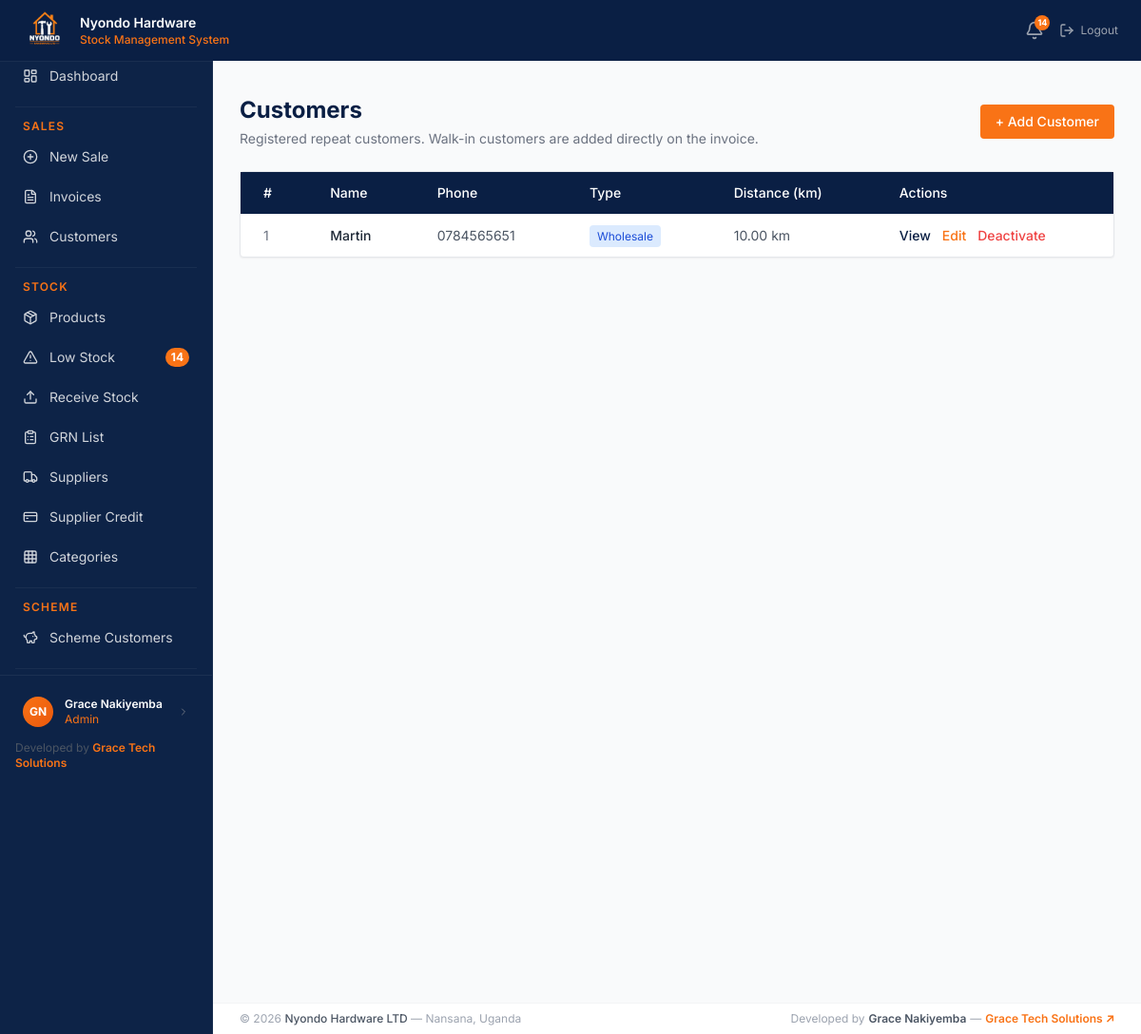
The page /sales/customers/ (signed in) on the database its author committed.
### users/models.py (models this page shows, shortened)
class UserProfile(models.Model):
    ROLE_CHOICES = [
        ('sales_attendant', 'Sales Attendant'),
        ('store_manager',   'Store Manager'),
        ('admin',           'Admin'),
    ]
    user       = models.OneToOneField(User, on_delete=models.CASCADE)
    role       = models.CharField(max_length=20, choices=ROLE_CHOICES, default='sales_attendant')
    phone      = models.CharField(max_length=20)
    avatar     = models.ImageField(upload_to='avatars/', blank=True, null=True)
    is_active  = models.BooleanField(default=True)
    created_at = models.DateTimeField(auto_now_add=True)

### sales/models.py (models this page shows, shortened)
class Customer(models.Model):
    CUSTOMER_TYPE_CHOICES = [
        ('retail',    'Retail'),
        ('wholesale', 'Wholesale'),
        ('walk_in',   'Walk In'),
    ]
    name          = models.CharField(max_length=100)
    phone         = models.CharField(max_length=20)
    customer_type = models.CharField(max_length=20, choices=CUSTOMER_TYPE_CHOICES, default='retail')
    address       = models.TextField(blank=True)
    distance_km   = models.DecimalField(max_digits=6, decimal_places=2, default=0)
    is_active     = models.BooleanField(default=True)
    created_at    = models.DateTimeField(auto_now_add=True)

### users/decorators.py (the view)
    def wrapper(request, *args, **kwargs):
        if not request.user.is_authenticated:
            return redirect('users:login')
        if not hasattr(request.user, 'userprofile'):
            raise PermissionDenied
        if request.user.userprofile.role not in ['sales_attendant', 'store_manager', 'admin']:
            raise PermissionDenied
        return view_func(request, *args, **kwargs)

### sales/views.py (called while the page is built)
@sales_required
def customer_list(request):
    customers = Customer.objects.filter(is_active=True).order_by('name')
    return render(request, 'sales/customer_list.html', {'customers': customers})

### stock/context_processors.py (called while the page is built)
def low_stock_count(request):
    if request.user.is_authenticated:
        try:
            from stock.models import Product
            count = Product.objects.filter(
                is_active=True,
                quantity__lte=F('reorder_level')
            ).count()
            return {'low_stock_count': count}
        except Exception:
            return {'low_stock_count': 0}
    return {'low_stock_count': 0}

### templates/sales/customer_list.html (shortened to what this page needs)
{% extends 'base.html' %}
{% block content %}
<div class="flex items-center justify-between mb-6">
    <div>
        <h1 class="text-2xl font-bold" style="color: #0a1f44;">Customers</h1>
        <p class="text-sm text-gray-500 mt-1">
            Registered repeat customers. Walk-in customers are added directly on the invoice.
        </p>
    </div>
    <a href="{% url 'sales:customer-create' %}"
       class="px-4 py-2 text-sm font-medium text-white rounded transition"
       style="background-color: #f97316;">
        + Add Customer
    </a>
</div>
<div class="bg-white rounded shadow-sm border border-gray-200">
    <table class="w-full text-sm">
        <thead>
            <tr style="background-color: #0a1f44; color: white;">
                <th class="text-left px-6 py-3 font-medium">#</th>
                <th class="text-left px-6 py-3 font-medium">Name</th>
                <th class="text-left px-6 py-3 font-medium">Phone</th>
                <th class="text-left px-6 py-3 font-medium">Type</th>
                <th class="text-left px-6 py-3 font-medium">Distance (km)</th>
                <th class="text-left px-6 py-3 font-medium">Actions</th>
            </tr>
        </thead>
        <tbody>
            {% for customer in customers %}
            <tr class="border-t border-gray-100 hover:bg-gray-50 transition">
                <td class="px-6 py-3 text-gray-500">{{ forloop.counter }}</td>
                <td class="px-6 py-3 font-medium text-gray-800">{{ customer.name }}</td>
                <td class="px-6 py-3 text-gray-600">{{ customer.phone }}</td>
                <td class="px-6 py-3">
                    <span class="text-xs px-2 py-1 rounded
                        {% if customer.customer_type == 'wholesale' %}bg-blue-100 text-blue-700
                        {% elif customer.customer_type == 'retail' %}bg-green-100 text-green-700
                        {% else %}bg-gray-100 text-gray-700{% endif %}">
                        {{ customer.get_customer_type_display }}
                    </span>
                </td>
                <td class="px-6 py-3 text-gray-600">{{ customer.distance_km }} km</td>
                <td class="px-6 py-3">
                    <div class="flex gap-3">
                        <a href="{% url 'sales:customer-detail' customer.pk %}"
                           class="text-sm font-medium hover:underline"
                           style="color: #0a1f44;">View</a>
                        <a href="{% url 'sales:customer-update' customer.pk %}"
                           class="text-sm font-medium hover:underline"
                           style="color: #f97316;">Edit</a>
                        {% if request.user.userprofile.role == 'admin' %}
                        <a href="{% url 'sales:customer-delete' customer.pk %}"
                           class="text-sm font-medium text-red-500 hover:underline">
                            Deactivate
                        </a>
                        {% endif %}
                    </div>
                </td>
            </tr>
            {% empty %}
            <tr>
                <td colspan="6" class="px-6 py-6 text-center text-gray-400">
                    No customers registered yet.
                </td>
            </tr>
            {% endfor %}
        </tbody>
    </table>
</div>
{% endblock %}

### templates/base.html (shortened to what this page needs)
{% load static %}
<!doctype html>
<html lang="en">
  <head>
    <script src="https://cdn.tailwindcss.com"></script>
  </head>
  <body class="bg-gray-50">cd
    <nav
      class="fixed top-0 left-0 right-0 z-50 flex items-center justify-between px-6 py-2"
      style="
        background-color: #0a1f44;
        box-shadow: 0 1px 0 rgba(255, 255, 255, 0.05);
      "
    >
      <div class="flex items-center gap-3">
        <div
          class="w-12 h-12 rounded-lg overflow-hidden flex items-center justify-center"
        >
          <img
            src="{% static 'images/logo.png' %}"
            alt="Logo"
            class="w-full h-full object-cover"
          />
        </div>
        <div class="leading-tight">
          <p class="text-white font-semibold text-sm">Nyondo Hardware</p>
          <p class="text-xs font-medium" style="color: #f97316">
            Stock Management System
          </p>
        </div>
      </div>
      <div class="flex items-center gap-4">
        {% if user.is_authenticated %}
        <a
          href="{% url 'stock:low-stock' %}"
          class="relative text-gray-400 hover:text-white transition"
        >
          <i data-lucide="bell" class="w-5 h-5"></i>
          {% if low_stock_count > 0 %}
          <span
            class="absolute -top-1.5 -right-1.5 w-4 h-4 rounded-full flex items-center justify-center font-bold"
            style="background-color: #f97316; color: white; font-size: 9px"
          >
            {{ low_stock_count }}
          </span>
          {% endif %}
        </a>
        <a
          href="{% url 'users:logout' %}"
          class="flex items-center gap-1.5 text-gray-400 hover:text-red-400 text-sm transition"
        >
          <i data-lucide="log-out" class="w-4 h-4"></i>
          <span class="text-xs">Logout</span>
        </a>
        {% else %}
        <a
          href="{% url 'users:login' %}"
          class="text-gray-300 hover:text-white text-sm transition"
          >Login</a
        >
        {% endif %}
      </div>
    </nav>
    <div class="flex pt-12 min-h-screen">
      <aside
        class="fixed top-12 left-0 bottom-0 w-56 flex flex-col"
        style="
          background-color: #0d2347;
          border-right: 1px solid rgba(255, 255, 255, 0.05);
        "
      >
        <div class="sidebar-wrap px-2 py-3">
          <a
            href="{% url 'dashboard:home' %}"
            class="sidebar-link flex items-center gap-3 px-4 py-2.5 text-gray-300 hover:text-white text-sm rounded-lg mb-0.5"
          >
            <i data-lucide="layout-dashboard" class="w-4 h-4 shrink-0"></i>
            <span>Dashboard</span>
          </a>
          {% if user.is_authenticated %} {% with role=user.userprofile.role %}
          {% if role == 'admin' %}
          <div class="mx-2 my-3 border-t border-white border-opacity-5"></div>
          <p
            class="px-4 pb-1 text-xs font-semibold uppercase tracking-widest"
            style="color: #f97316"
          >
            Sales
          </p>
          <a
            href="{% url 'sales:invoice-create' %}"
            class="sidebar-link flex items-center gap-3 px-4 py-2.5 text-gray-300 hover:text-white text-sm rounded-lg mb-0.5"
          >
            <i data-lucide="plus-circle" class="w-4 h-4 shrink-0"></i
            ><span>New Sale</span>
          </a>
          <a
            href="{% url 'sales:invoice-list' %}"
            class="sidebar-link flex items-center gap-3 px-4 py-2.5 text-gray-300 hover:text-white text-sm rounded-lg mb-0.5"
          >
            <i data-lucide="file-text" class="w-4 h-4 shrink-0"></i
            ><span>Invoices</span>
          </a>
          <a
            href="{% url 'sales:customer-list' %}"
            class="sidebar-link flex items-center gap-3 px-4 py-2.5 text-gray-300 hover:text-white text-sm rounded-lg mb-0.5"
          >
            <i data-lucide="users" class="w-4 h-4 shrink-0"></i
            ><span>Customers</span>
          </a>
          <div class="mx-2 my-3 border-t border-white border-opacity-5"></div>
          <p
            class="px-4 pb-1 text-xs font-semibold uppercase tracking-widest"
            style="color: #f97316"
          >
            Stock
          </p>
          <a
            href="{% url 'stock:product-list' %}"
            class="sidebar-link flex items-center gap-3 px-4 py-2.5 text-gray-300 hover:text-white text-sm rounded-lg mb-0.5"
          >
            <i data-lucide="package" class="w-4 h-4 shrink-0"></i
            ><span>Products</span>
          </a>
          <a
            href="{% url 'stock:low-stock' %}"
            class="sidebar-link flex items-center gap-3 px-4 py-2.5 text-gray-300 hover:text-white text-sm rounded-lg mb-0.5"
          >
            <i data-lucide="alert-triangle" class="w-4 h-4 shrink-0"></i>
            <span>Low Stock</span>
            {% if low_stock_count > 0 %}
            <span
              class="ml-auto text-xs px-1.5 py-0.5 rounded-full font-bold"
              style="background-color: #f97316; color: white"
              >{{ low_stock_count }}</span
            >
            {% endif %}
          </a>
          <a
            href="{% url 'stock:receipt-create' %}"
            class="sidebar-link flex items-center gap-3 px-4 py-2.5 text-gray-300 hover:text-white text-sm rounded-lg mb-0.5"
          >
            <i data-lucide="upload" class="w-4 h-4 shrink-0"></i
            ><span>Receive Stock</span>
          </a>
          <a
            href="{% url 'stock:receipt-list' %}"
            class="sidebar-link flex items-center gap-3 px-4 py-2.5 text-gray-300 hover:text-white text-sm rounded-lg mb-0.5"
          >
            <i data-lucide="clipboard-list" class="w-4 h-4 shrink-0"></i
            ><span>GRN List</span>
          </a>
          <a
            href="{% url 'stock:supplier-list' %}"
            class="sidebar-link flex items-center gap-3 px-4 py-2.5 text-gray-300 hover:text-white text-sm rounded-lg mb-0.5"
          >
            <i data-lucide="truck" class="w-4 h-4 shrink-0"></i
            ><span>Suppliers</span>
          </a>
          <a
            href="{% url 'stock:credit-list' %}"
            class="sidebar-link flex items-center gap-3 px-4 py-2.5 text-gray-300 hover:text-white text-sm rounded-lg mb-0.5"
          >
            <i data-lucide="credit-card" class="w-4 h-4 shrink-0"></i
            ><span>Supplier Credit</span>
          </a>
          <a
            href="{% url 'stock:category-list' %}"
            class="sidebar-link flex items-center gap-3 px-4 py-2.5 text-gray-300 hover:text-white text-sm rounded-lg mb-0.5"
          >
            <i data-lucide="grid" class="w-4 h-4 shrink-0"></i
            ><span>Categories</span>
          </a>
          <div class="mx-2 my-3 border-t border-white border-opacity-5"></div>
          <p
            class="px-4 pb-1 text-xs font-semibold uppercase tracking-widest"
            style="color: #f97316"
          >
            Scheme
          </p>
          <a
            href="{% url 'scheme:customer-list' %}"
            class="sidebar-link flex items-center gap-3 px-4 py-2.5 text-gray-300 hover:text-white text-sm rounded-lg mb-0.5"
          >
            <i data-lucide="piggy-bank" class="w-4 h-4 shrink-0"></i
            ><span>Scheme Customers</span>
          </a>
          <div class="mx-2 my-3 border-t border-white border-opacity-5"></div>
          {% endif %} {% endwith %} {% endif %}
        </div>
        {% if user.is_authenticated %}
        <div
          class="px-3 py-3 border-t shrink-0"
          style="border-color: rgba(255, 255, 255, 0.06)"
        >
          <a
            href="{% url 'users:profile' %}"
            class="flex items-center gap-3 rounded-lg px-3 py-2.5 hover:bg-white hover:bg-opacity-5 transition"
          >
            {% if user.userprofile.avatar %}
            <img
              src="{{ user.userprofile.avatar.url }}"
              class="w-8 h-8 rounded-full object-cover shrink-0 border-2"
              style="border-color: #f97316"
            />
            {% else %}
            <div
              class="w-8 h-8 rounded-full flex items-center justify-center text-xs font-bold shrink-0"
              style="
                background: linear-gradient(135deg, #f97316, #ea580c);
                color: white;
              "
            >
              {{ user.first_name|first|upper }}{{ user.last_name|first|upper }}
            </div>
            {% endif %}
            <div class="min-w-0">
              <p class="text-white text-xs font-semibold truncate">
                {{ user.get_full_name }}
              </p>
              <p class="text-xs truncate" style="color: #f97316">
                {{ user.userprofile.get_role_display }}
              </p>
            </div>
            <i
              data-lucide="chevron-right"
              class="w-3 h-3 text-gray-500 ml-auto shrink-0"
            ></i>
          </a>
          <div class="mt-1 px-1">
            <p class="text-xs text-gray-600">
              Developed by
              <a
                href="https://gracetechsolutions.netlify.app/"
                target="_blank"
                class="font-semibold hover:underline"
                style="color: #f97316"
              >
                Grace Tech Solutions
              </a>
            </p>
          </div>
        </div>
        {% endif %}
      </aside>
      <main class="ml-56 flex-1 p-7 pb-16 min-h-screen">
         {% block content %}{% endblock %}
      </main>
    </div>
    <footer
      class="fixed bottom-0 left-56 right-0 px-7 py-2 bg-white border-t border-gray-100"
      style="z-index: 30"
    >
      <div class="flex items-center justify-between">
        <p class="text-xs text-gray-400">
          &copy; 2026
          <span class="font-medium text-gray-600">Nyondo Hardware LTD</span>
          &mdash; Nansana, Uganda
        </p>
        <div class="flex items-center gap-1 text-xs text-gray-400">
          <span>Developed by</span>
          <span class="font-semibold text-gray-600">Grace Nakiyemba</span>
          <span>&mdash;</span>
          <a
            href="https://gracetechsolutions.netlify.app/"
            target="_blank"
            class="font-semibold hover:underline"
            style="color: #f97316"
          >
            Grace Tech Solutions ↗
          </a>
        </div>
      </div>
    </footer>
  </body>
</html>

### templates/base.html (style rules this page uses)
* { font-family: 'Inter', sans-serif; }
.sidebar-link { transition: all 0.15s ease; }
.sidebar-wrap { height: calc(100vh - 48px - 90px); overflow-y: auto; }

### rows shown on the page
Customer: name "Martin", phone "0784565651", customer_type "Wholesale", distance_km "10.00"

### other values the page prints
{{ low_stock_count }} "14"
{{ user.first_name|first|upper }} "G"
{{ user.last_name|first|upper }} "N"
{{ user.get_full_name }} "Grace Nakiyemba"
{{ user.userprofile.get_role_display }} "Admin"
